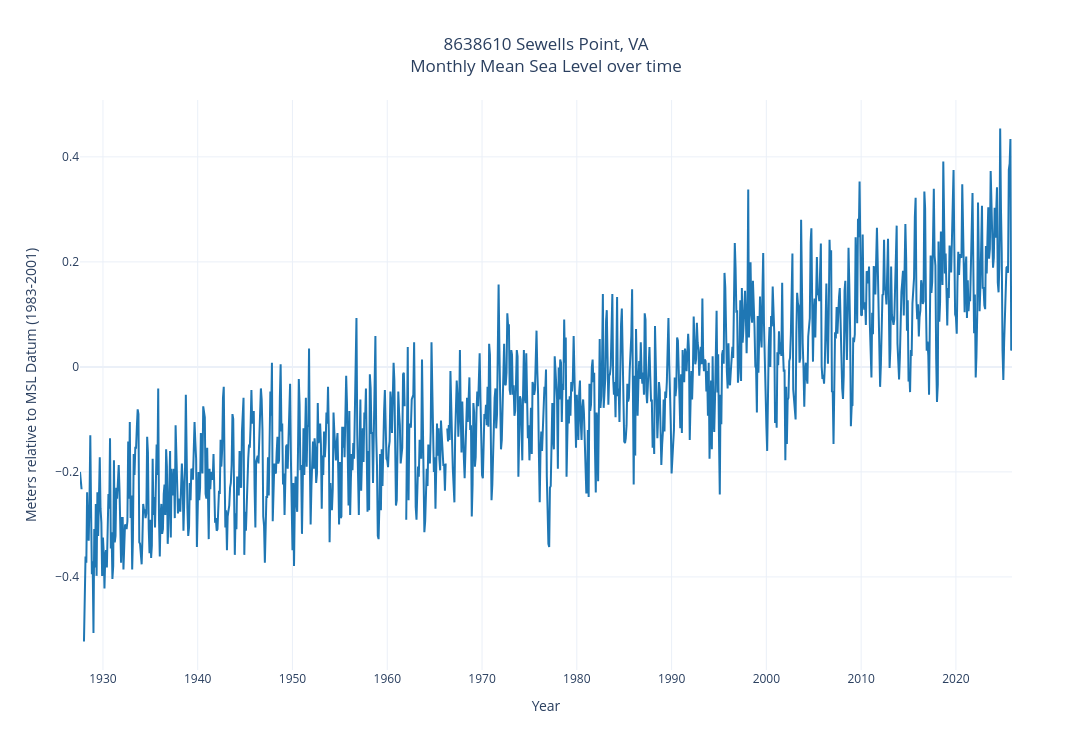

Write notebook code for a chart like this one.
### Markdown cell above
### Now we can plot all of the monthly MSL time-series data.

### Code cell
# @title
# Define y-axis label dynamically
if units == 'metric':
    y_label = f"Meters relative to MSL Datum ({epoch_info})"
else:
    y_label = f"Feet relative to MSL Datum ({epoch_info})"

# Create interactive plot with Matplotlib's default line color
fig = go.Figure()

fig.add_trace(go.Scatter(
    x=df_msl['date'],
    y=df_msl['MSL'],
    mode='lines',
    name='Monthly MSL',
    line=dict(color='#1f77b4'),
    connectgaps=False # Add this to prevent connecting gaps
))

fig.update_layout(
    title={
        'text': f"{station_info}<br>Monthly Mean Sea Level over time",
        'x': 0.5,  # Center the title
        'xanchor': 'center'
    },
    xaxis_title="Year",
    yaxis_title=y_label,
    template='plotly_white',
    height=750,
    width=1250
)

fig.update_xaxes(showgrid=True)
fig.update_yaxes(showgrid=True)
fig.update_traces(connectgaps=False)

fig.show()

### Figure 1 — Plotly figure (JSON) as saved in the notebook; plotly's stock layout.template omitted (floating-point values rounded to 4 significant figures; data arrays with more than 128 entries replaced by an {"elided": "..."} marker saying what was removed)
{"data": [{"connectgaps": false, "line": {"color": "#1f77b4"}, "mode": "lines", "name": "Monthly MSL", "type": "scatter", "x": {"elided": "1181 str values"}, "y": {"elided": "1181 float values"}}], "layout": {"height": 750, "title": {"text": "8638610 Sewells Point, VA<br>Monthly Mean Sea Level over time", "x": 0.5, "xanchor": "center"}, "width": 1250, "xaxis": {"showgrid": true, "title": {"text": "Year"}}, "yaxis": {"showgrid": true, "title": {"text": "Meters relative to MSL Datum (1983-2001)"}}}}
